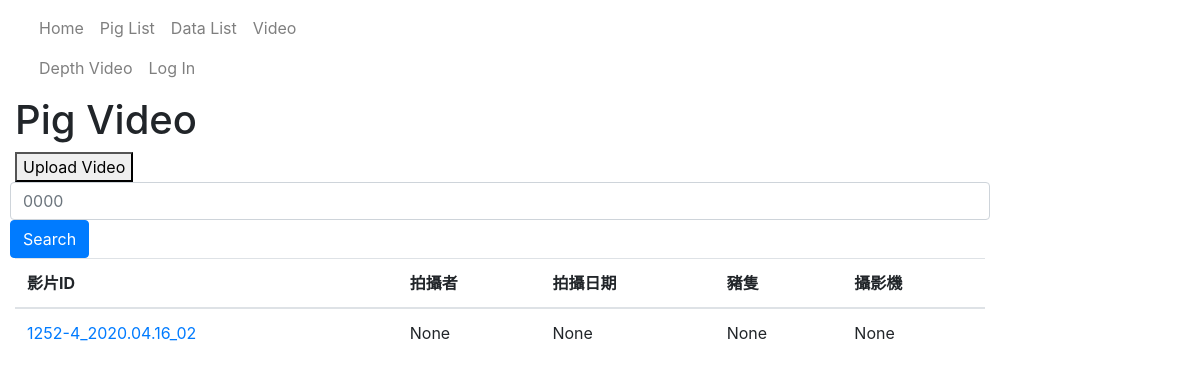
Page /catalog/videos/ on the committed database.
### catalog/models.py (models this page shows, shortened)
class Pig_Video(models.Model):
    video_id = models.CharField(max_length=20, primary_key=True)
    video=models.FileField(upload_to=pig_directory_path)
    video_frame=models.FileField(upload_to=pig_directory_path, null = True)
    photographer = models.CharField(max_length=20,null=True, blank=True)
    date = models.DateField(null=True, blank=True)
    pig_id=models.ForeignKey('Pig', on_delete=models.SET_NULL, null=True, blank=True)
    camera=models.CharField(max_length=40,null=True, blank=True)

### catalog/views.py (the view)
# urls.py: path('videos/', views.PigVideoListView, name='videos'),
def PigVideoListView(request):
    template = 'pig_video_list.html'
    qs = Pig_Video.objects.all()
    video_id = request.GET.get('video_id')
    if is_valid_queryparam(video_id):
        qs = Pig_Video.objects.filter(video_id=video_id)
    context = {'list':qs}
    return render(request, template, context)

### catalog/views.py (called while the page is built)
def is_valid_queryparam(param):
    return (param != '' and param is not None)

### catalog/templates/pig_video_list.html (shortened to what this page needs)
{% extends "base_generic.html" %}
{% block content %}
	<h1>Pig Video</h1>
	<button onclick="location.href='{% url 'video-create' %}';">Upload Video</button>
	<form method="GET" action="." >
		<div class="form-row">
            <input type="text" class="form-control" id="inputvideo_id" placeholder="0000" name="video_id">
            <button type="submit" class="btn btn-primary">Search</button>
		</div>
		<table class="table">
			<thead>
				<tr class="row100 head">
					<th class="cell100 column1">影片ID</th>
					<th class="cell100 column2">拍攝者</th>
					<th class="cell100 column3">拍攝日期</th>
					<th class="cell100 column4">豬隻</th>
					<th class="cell100 column5">攝影機</th>
				</tr>
			</thead>
			<tbody>
				{% if list %}
				{% for video in list %}
				<tr>
					<td><a href="{% url 'video-detail' video.pk %}">{{ video.video_id }}</a></td>
					<td>{{ video.photographer }}</td>
					<td>{{ video.date}}</td>
					<td>{{ video.pig_id }}</td>
					<td>{{ video.camera}}</td>
				</tr>
				{% endfor %}
				{% else %}
				<tr>
					<td>There are no data in the library.</td>
				</tr>
				{% endif %}
			</tbody>
		</table>
	</form>
{% endblock %}

### rows in the picture
Pig_Video: video_id "1252-4_2020.04.16_02", photographer "None", date "None", pig_id "None", camera "None"
